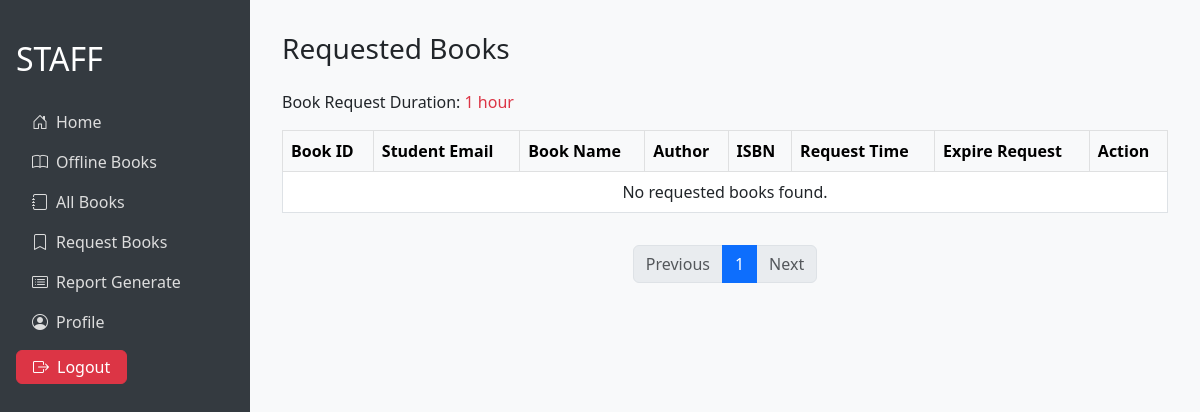
The page /staff/requests/ on the database as committed earlier.
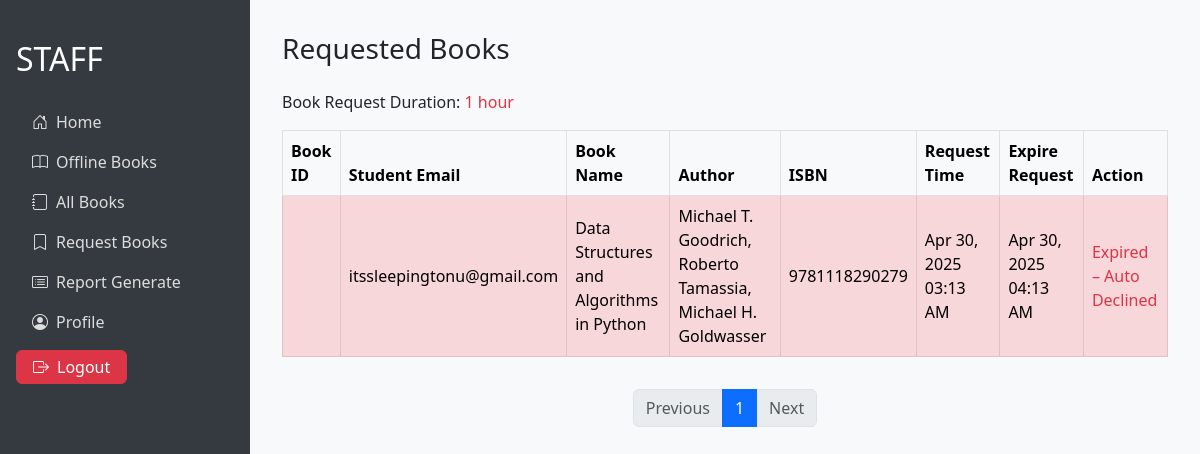
The same page on the database as committed later.
### library/models.py (models this page shows, shortened)
class BookRequest(models.Model):
    REQUESTED = 'REQUESTED'
    ACCEPTED = 'ACCEPTED'
    DECLINED = 'DECLINED'
    STATUS_CHOICES = [
        (REQUESTED, 'Requested'),
        (ACCEPTED, 'Accepted'),
        (DECLINED, 'Declined'),
    ]
    user = models.ForeignKey(User, on_delete=models.CASCADE)
    book = models.ForeignKey('library.Book', on_delete=models.CASCADE)
    status = models.CharField(
        max_length=10,
        choices=STATUS_CHOICES,
        default=REQUESTED
    )
    requested_at = models.DateTimeField(auto_now_add=True)
    expire_time = models.DateTimeField(null=True, blank=True)
    def save(self, *args, **kwargs):
        if not self.expire_time:
            policy = LibraryPolicy.objects.first()  # Adjust your query if needed.
            if policy:
                self.expire_time = timezone.now() + timedelta(hours=policy.book_request_duration)
            else:
                self.expire_time = timezone.now() + timedelta(hours=4)  # Fallback value
        super().save(*args, **kwargs)

class Book(models.Model):
    book_id = models.CharField(max_length=20, unique=True)
    title = models.CharField(max_length=255)
    author = models.CharField(max_length=255)
    edition = models.CharField(max_length=50, blank=True)
    publication = models.CharField(max_length=255, blank=True)
    isbn = models.CharField(max_length=20, unique=True)
    number_of_copies_available = models.PositiveIntegerField(default=0)
    book_dept = models.CharField(max_length=100, blank=True)

### library/views.py (the view)
# urls.py: path('staff/requests/', views.requested_books, name='requested_books'),
def requested_books(request):
    requests_qs = BookRequest.objects.filter(status='REQUESTED').order_by('-requested_at')
    policy = LibraryPolicy.objects.first()
    now = timezone.now()
    for req in requests_qs:
        if req.expire_time and req.expire_time < now and req.status != 'DECLINED':
            req.status = 'DECLINED'
            req.save()
            book = req.book
            book.number_of_copies_available += 1
            book.save()
    paginator = Paginator(requests_qs, 10)
    page_number = request.GET.get('page')
    page_obj = paginator.get_page(page_number)
    context = {
        'policy': policy,
        'now': now,
        'page_obj': page_obj,
        'requests': requests_qs,
    }
    return render(request, 'staff_dashboard/requested_books.html', context)

### templates/staff_dashboard/requested_books.html (shortened to what this page needs)
{% extends "staff_dashboard/staff_base.html" %}
{% load static %}
{% block content %}
<h3 class="mb-4">Requested Books</h3>
<p>
    Book Request Duration:
    {% if policy %}
    <span class="text-danger">
        {{ policy.book_request_duration }} hour{% if policy.book_request_duration|floatformat:"0" != "1" %}s{% endif %}
    </span>
    {% else %}
        Not set
    {% endif %}
</p>
<div class="table-responsive">
    <table class="table table-bordered align-middle">
        <thead class="table-light">
            <tr>
                <th>Book ID</th>
                <th>Student Email</th>
                <th>Book Name</th>
                <th>Author</th>
                <th>ISBN</th>
                <th>Request Time</th>
                <th>Expire Request</th>
                <th>Action</th>
            </tr>
        </thead>
        <tbody>
            {% for req in page_obj.object_list %}
                {% if req.expire_time and req.expire_time < now %}
                    <tr class="table-danger">
                        <td>{{book.book_id }}</td>
                        <td>{{ req.user.email }}</td>
                        <td>{{ req.book.title }}</td>
                        <td>{{ req.book.author }}</td>
                        <td>{{ req.book.isbn }}</td>
                        <td>{{ req.requested_at|date:"M d, Y h:i A" }}</td>
                        <td>{{ req.expire_time|date:"M d, Y h:i A" }}</td>
                        <td>
                            <span class="text-danger">Expired – Auto Declined</span>
                        </td>
                    </tr>
                {% endif %}
            {% empty %}
                <tr>
                    <td colspan="8" class="text-center">No requested books found.</td>
                </tr>
            {% endfor %}
        </tbody>
    </table>
</div>
<nav aria-label="Page navigation" class="mt-3">
    <ul class="pagination justify-content-center">
        {% if page_obj.has_previous %}
            <li class="page-item">
                <a class="page-link" href="?page={{ page_obj.previous_page_number }}">Previous</a>
            </li>
        {% else %}
            <li class="page-item disabled">
                <span class="page-link">Previous</span>
            </li>
        {% endif %}
        {% for num in page_obj.paginator.page_range %}
            {% if page_obj.number == num %}
                <li class="page-item active"><span class="page-link">{{ num }}</span></li>
            {% else %}
                <li class="page-item"><a class="page-link" href="?page={{ num }}">{{ num }}</a></li>
            {% endif %}
        {% endfor %}
        {% if page_obj.has_next %}
            <li class="page-item">
                <a class="page-link" href="?page={{ page_obj.next_page_number }}">Next</a>
            </li>
        {% else %}
            <li class="page-item disabled">
                <span class="page-link">Next</span>
            </li>
        {% endif %}
    </ul>
</nav>
{% endblock %}

Rows that differ between the two databases and show on the page:
added BookRequest: user.email "itssleepingtonu@gmail.com", book "Data Structures and Algorithms in Python", book.author "Michael T. Goodrich, Roberto Tamassia, Michael H. Goldwasser", book.isbn "9781118290279", requested_at "Apr 30, 2025 03:13 AM", expire_time "Apr 30, 2025 04:13 AM"
Other text that changed with them:
text no longer shown: "No requested books found."
